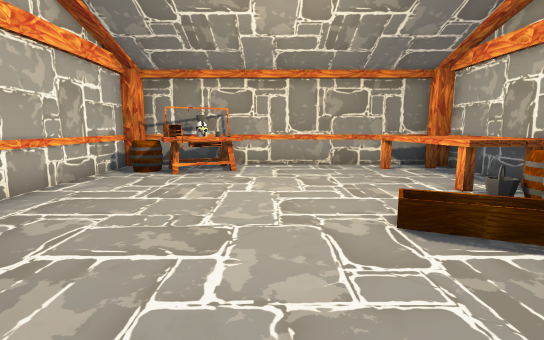
view 1 (above)

12 first-person views from a walk through a 3-D level made in the Unity game engine. The camera is 1.2 m above the floor, tilts 8° down and sees 85° across. The floor is counted in squares, 1 m on a side. Each view is taken from the middle of a square. On the plan, view 1 faces up. The plan holds only what a view shows up to about 13 squares ahead; the rest is blank. The place goes on beyond the plan. Door leaves are left out, so doorways stand open.

view 2
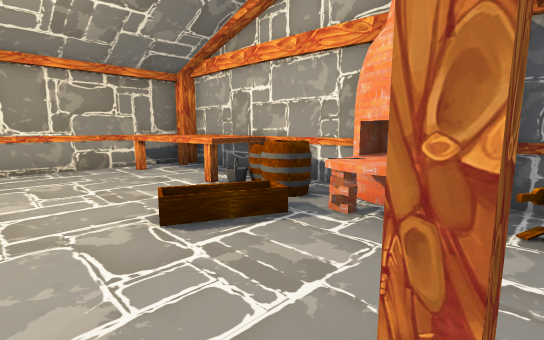

view 3
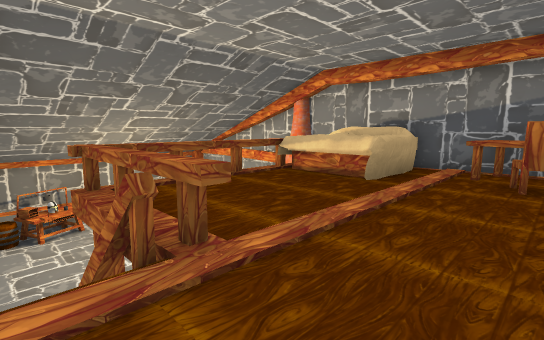

view 4
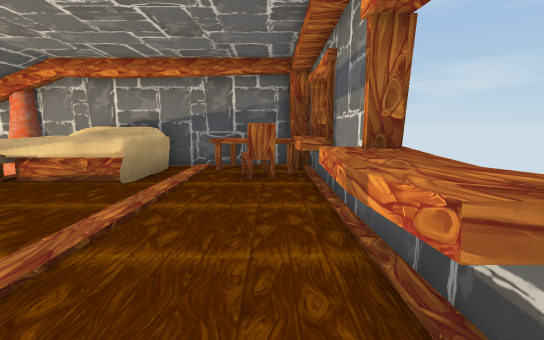

view 5
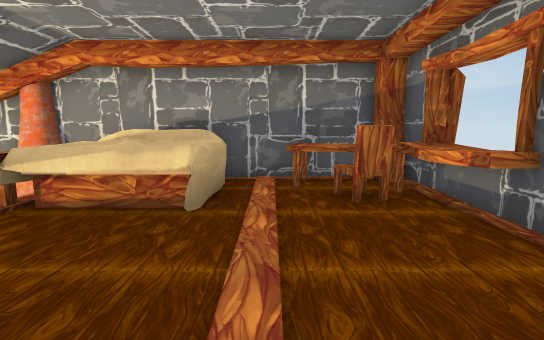

view 6
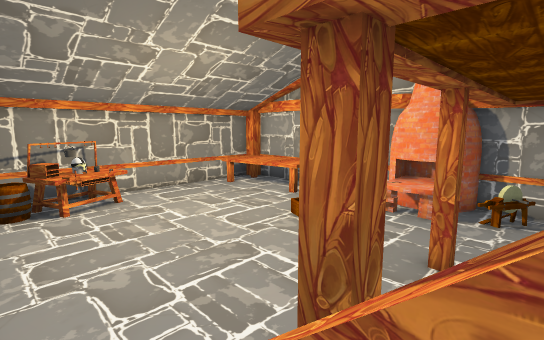

view 7
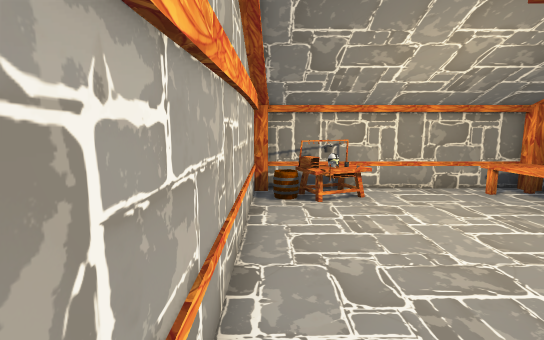

view 8
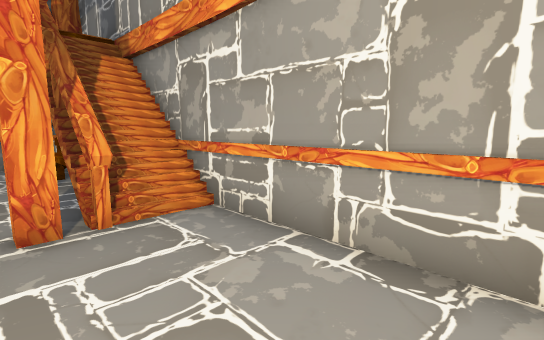

view 9
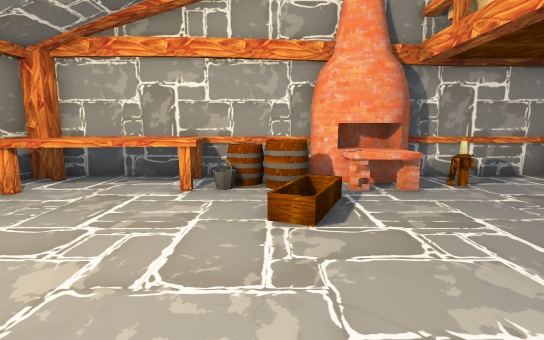

view 10
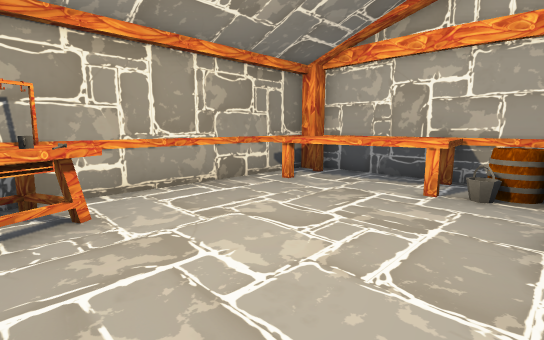

view 11
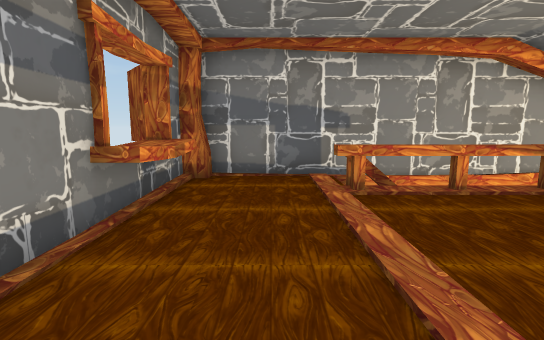

view 12
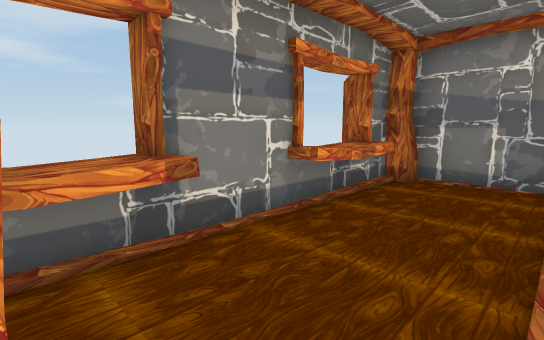

### Floor plan
Key: @ floor where view 1 was taken; # wall or solid block; . main floor; : floor 3.25 m higher than the main floor; / step, stairs or slope; D open door; = window, fence, low wall or low ledge; ^ raised ledge; v drop or lower ground; B barrel; U bucket; O other object.
Columns run from 5 left of view 1 to 6 right of it. Each row starts with its distance up from view 1.
 10 ###########
  9 #B#O^....^^#
  8 #BB^O...^^^#
  7 #........^^#
  6 #........^^#
  5 #........UB#
  4 #........BB#
  3 #........B##
  2 #........^##
  1 #........^##
  0 #/##/@#/.==#
 -1 #/#=:::/...#
 -2 #/==::::...#
 -3 #/#=::::OOO#
 -4 #:=::::::=##
 -5 #::::::::^^#
 -6 #:::::::#^^v
 -7 ###^^##^^^##
 -8  ## #  vDD#

Positions as (right, up) in squares from view 1, and headings:
1: (0, 0), facing up
2: (0, 0), facing up-right
3: (-4, -6), facing up-right
4: (-4, -6), facing right
5: (-2, -4), facing right
6: (-4, -1), facing up-right
7: (-4, -1), facing up
8: (-2, 4), facing down-left
9: (-2, 4), facing right
10: (-2, 4), facing up-right
11: (3, -5), facing left
12: (3, -4), facing down-left
